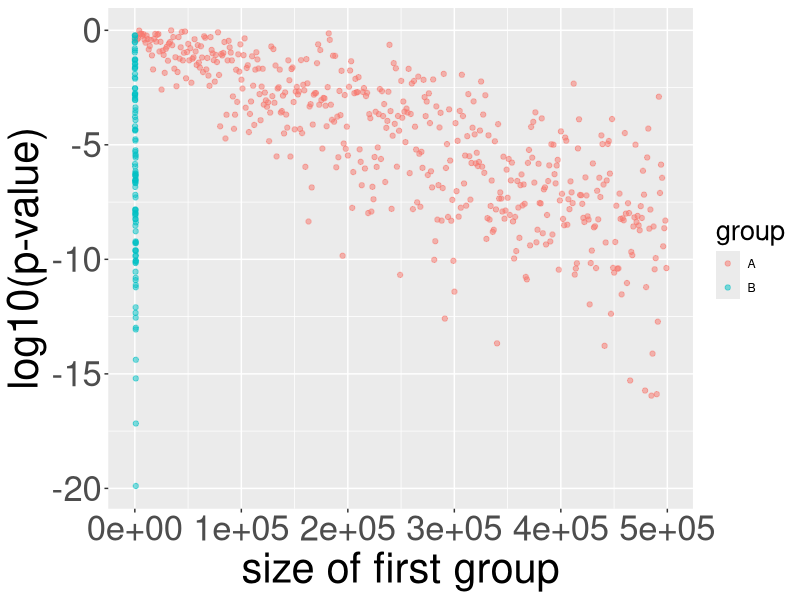

The R source for this figure:

command.arguments <- commandArgs(trailingOnly = TRUE);
code.directory    <- normalizePath(command.arguments[1]);
output.directory  <- normalizePath(command.arguments[2]);
tmp.directory     <- normalizePath(command.arguments[3]);

####################################################################################################
#library(RMySQL);
library(ggplot2);

#source(paste0(code.directory,'/get-transplant-life-table.R'));

resolution <- 100;

####################################################################################################
setwd(output.directory);

X  <- paste0('x',1:3);
Y  <- paste0('y',1:2);
XY <- expand.grid(X,Y);
colnames(XY) <- c('X','Y');

prob.independent <- c( 8,12,20,12,18,30);
prob.perturb     <- c( 1, 1,-2, 2,-1,-1);

sizes       <- seq(100,500000,1000);
DF.prob     <- cbind(XY, prob = prob.independent + 0.2*prob.perturb);
DF.output.1 <- data.frame(size = numeric(length(sizes)), pval = numeric(length(sizes)));
for (i in 1:length(sizes)) {
	temp.size     <- sizes[i];
	DF.temp       <- cbind(XY, Z = rmultinom(n = 1, size = temp.size, prob = DF.prob[,'prob']));
	results.glm   <- glm(formula = Z ~ X + Y + X:Y, data = DF.temp, family = 'poisson');
	results.anova <- anova(results.glm,test='LRT');
	temp.pvalue   <- results.anova[['Pr(>Chi)']][4];
	DF.output.1[i,] <- c(temp.size,temp.pvalue);
	}
DF.output.1[,'log10.pval'] <- log10(DF.output.1[,'pval']);
DF.output.1 <- cbind(DF.output.1, group = factor(rep('A',nrow(DF.output.1)),levels = c('A','B')));

sizes       <- seq(10,1000,10);
DF.prob     <- cbind(XY, prob = prob.independent + 5 * prob.perturb);
DF.output.2 <- data.frame(size = numeric(length(sizes)), pval = numeric(length(sizes)));
for (i in 1:length(sizes)) {
	temp.size     <- sizes[i];
	DF.temp       <- cbind(XY, Z = rmultinom(n = 1, size = temp.size, prob = DF.prob[,'prob']));
	results.glm   <- glm(formula = Z ~ X + Y + X:Y, data = DF.temp, family = 'poisson');
	results.anova <- anova(results.glm,test='LRT');
	temp.pvalue   <- results.anova[['Pr(>Chi)']][4];
	DF.output.2[i,] <- c(temp.size,temp.pvalue);
	}
DF.output.2[,'log10.pval'] <- log10(DF.output.2[,'pval']);
DF.output.2 <- cbind(DF.output.2, group = factor(rep('B',nrow(DF.output.2)),levels = c('A','B')));

DF.output <- rbind(DF.output.1,DF.output.2);
write.table(
	file      = 'rare-events-count-data.csv',
	x         = DF.output,
	sep       = '\t',
	quote     = FALSE,
	row.names = FALSE
	);

temp.filename <- 'pvalues.png';
my.ggplot <- ggplot(data = NULL);
my.ggplot <- my.ggplot + geom_point(mapping = aes(x = size, y = log10.pval, colour = group), data = DF.output, alpha = 0.5);
my.ggplot <- my.ggplot + xlab("size of first group");
my.ggplot <- my.ggplot + ylab("log10(p-value)");
my.ggplot <- my.ggplot + theme(title = element_text(size = 20), axis.title = element_text(size = 30), axis.text  = element_text(size = 25));
ggsave(file = temp.filename, plot = my.ggplot, dpi = resolution, height = 6, width = 12, units = 'in');

####################################################################################################

q();

